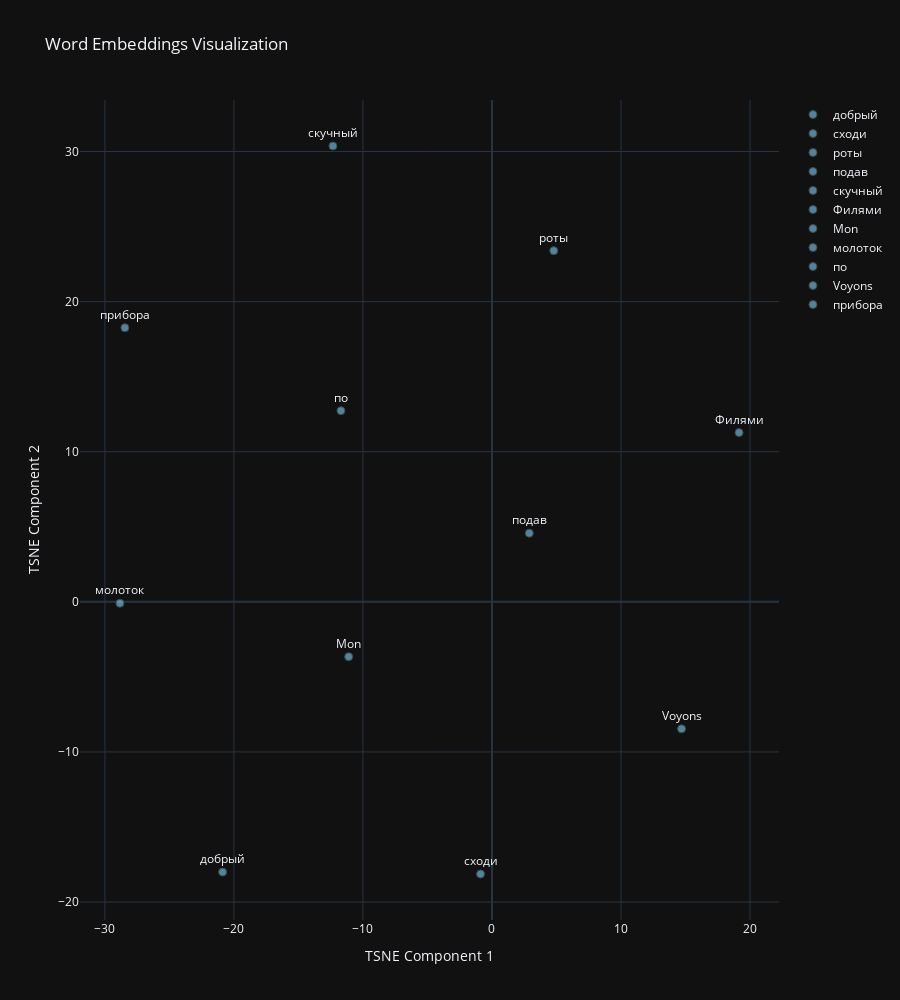

Here is the notebook cell this chart was saved with:
### Markdown cell above
Возьмем слово добрый и его 10 ближайших слов

### Code cell
Word2Vec.plot_embeddings(tokenizer.decode(near1), embed)

### Figure 1 — Plotly figure (JSON) as saved in the notebook; plotly's stock layout.template omitted (floating-point values rounded to 4 significant figures)
{"data": [{"marker": {"color": "rgba(135, 206, 250, 0.6)", "line": {"color": "DarkSlateGrey", "width": 1}, "size": 8}, "mode": "markers+text", "name": "добрый", "text": ["добрый"], "textposition": "top center", "type": "scatter", "x": [-20.88], "y": [-18.0]}, {"marker": {"color": "rgba(135, 206, 250, 0.6)", "line": {"color": "DarkSlateGrey", "width": 1}, "size": 8}, "mode": "markers+text", "name": "сходи", "text": ["сходи"], "textposition": "top center", "type": "scatter", "x": [-0.8855], "y": [-18.13]}, {"marker": {"color": "rgba(135, 206, 250, 0.6)", "line": {"color": "DarkSlateGrey", "width": 1}, "size": 8}, "mode": "markers+text", "name": "роты", "text": ["роты"], "textposition": "top center", "type": "scatter", "x": [4.79], "y": [23.39]}, {"marker": {"color": "rgba(135, 206, 250, 0.6)", "line": {"color": "DarkSlateGrey", "width": 1}, "size": 8}, "mode": "markers+text", "name": "подав", "text": ["подав"], "textposition": "top center", "type": "scatter", "x": [2.893], "y": [4.574]}, {"marker": {"color": "rgba(135, 206, 250, 0.6)", "line": {"color": "DarkSlateGrey", "width": 1}, "size": 8}, "mode": "markers+text", "name": "скучный", "text": ["скучный"], "textposition": "top center", "type": "scatter", "x": [-12.33], "y": [30.37]}, {"marker": {"color": "rgba(135, 206, 250, 0.6)", "line": {"color": "DarkSlateGrey", "width": 1}, "size": 8}, "mode": "markers+text", "name": "Филями", "text": ["Филями"], "textposition": "top center", "type": "scatter", "x": [19.15], "y": [11.28]}, {"marker": {"color": "rgba(135, 206, 250, 0.6)", "line": {"color": "DarkSlateGrey", "width": 1}, "size": 8}, "mode": "markers+text", "name": "Mon", "text": ["Mon"], "textposition": "top center", "type": "scatter", "x": [-11.11], "y": [-3.655]}, {"marker": {"color": "rgba(135, 206, 250, 0.6)", "line": {"color": "DarkSlateGrey", "width": 1}, "size": 8}, "mode": "markers+text", "name": "молоток", "text": ["молоток"], "textposition": "top center", "type": "scatter", "x": [-28.83], "y": [-0.09546]}, {"marker": {"color": "rgba(135, 206, 250, 0.6)", "line": {"color": "DarkSlateGrey", "width": 1}, "size": 8}, "mode": "markers+text", "name": "по", "text": ["по"], "textposition": "top center", "type": "scatter", "x": [-11.71], "y": [12.73]}, {"marker": {"color": "rgba(135, 206, 250, 0.6)", "line": {"color": "DarkSlateGrey", "width": 1}, "size": 8}, "mode": "markers+text", "name": "Voyons", "text": ["Voyons"], "textposition": "top center", "type": "scatter", "x": [14.69], "y": [-8.46]}, {"marker": {"color": "rgba(135, 206, 250, 0.6)", "line": {"color": "DarkSlateGrey", "width": 1}, "size": 8}, "mode": "markers+text", "name": "прибора", "text": ["прибора"], "textposition": "top center", "type": "scatter", "x": [-28.45], "y": [18.26]}], "layout": {"height": 1000, "showlegend": true, "title": {"text": "Word Embeddings Visualization"}, "xaxis": {"title": {"text": "TSNE Component 1"}}, "yaxis": {"title": {"text": "TSNE Component 2"}}}}
